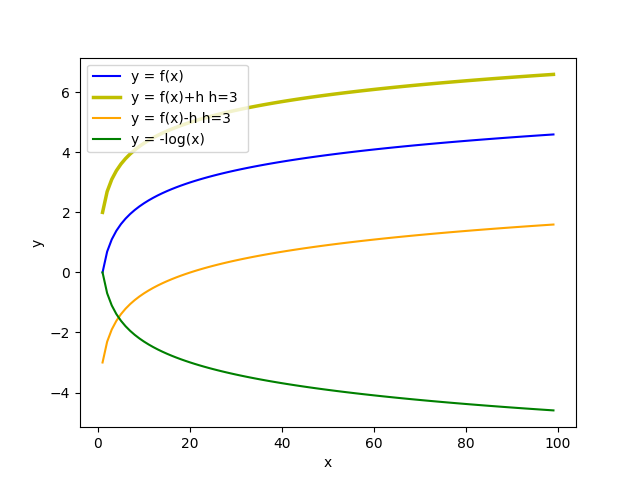

Write Python code to recreate this figure.
import numpy as np
import matplotlib.pyplot as plt
from math import log


a = 2
x = range(1, 100)
y = [log(x1) for x1 in x]
y2 = [log(x2)+2 for x2 in x]
y3 = [log(x3)-3 for x3 in x]
y4 = [-log(x4) for x4 in x]


ax = plt.axes()
plt.plot(x, y, linewidth=1.5, color='b', label=r'y = f(x) ')
plt.plot(x, y2, linewidth=2.5, color='y', label=r'y = f(x)+h h=3 ')
plt.plot(x, y3, linewidth=1.5, color='orange', label=r'y = f(x)-h h=3 ')
plt.plot(x, y4, linewidth=1.5, color='green', label=r'y = -log(x) ')

plt.legend(loc='upper left')
plt.xlabel(r'x')
plt.ylabel(r'y')

plt.show()
plt.clf()
ax.set_ylabel('y-Values')
ax.set_xlabel('x-Values')
ax.set_ylim(0)
ax.set_xlim(0)
plt.plot(x, y, c="b", label="y=log(x) = y=a^x  a>1")
plt.legend()
